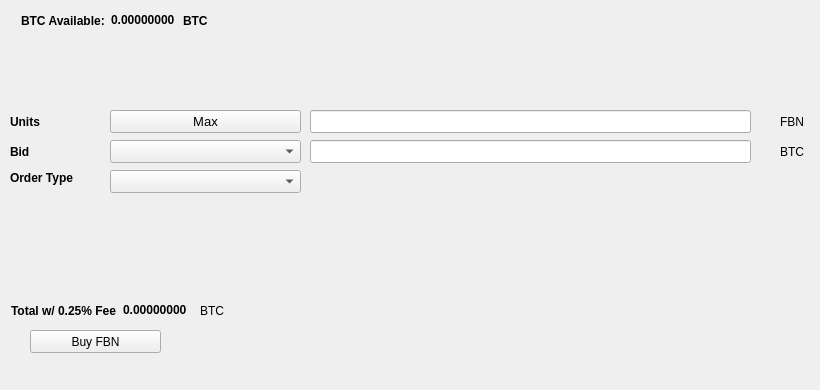
   <widget class="QWidget" name="BuyTab">
    <attribute name="title">
     <string>Buy</string>
    </attribute>
    <widget class="QPushButton" name="BuyFBN">
     <property name="geometry">
      <rect>
       <x>30</x>
       <y>330</y>
       <width>131</width>
       <height>23</height>
      </rect>
     </property>
     <property name="text">
      <string>Buy FBN</string>
     </property>
     <property name="icon">
      <iconset resource="../fivebalance.qrc">
       <normaloff>:/icons/bitcoin</normaloff>:/icons/bitcoin</iconset>
     </property>
    </widget>
    <widget class="QLabel" name="label_3">
     <property name="geometry">
      <rect>
       <x>10</x>
       <y>110</y>
       <width>46</width>
       <height>23</height>
      </rect>
     </property>
     <property name="font">
      <font>
       <weight>75</weight>
       <bold>true</bold>
      </font>
     </property>
     <property name="text">
      <string>Units</string>
     </property>
    </widget>
    <widget class="QLineEdit" name="UnitsInput">
     <property name="geometry">
      <rect>
       <x>310</x>
       <y>110</y>
       <width>441</width>
       <height>23</height>
      </rect>
     </property>
     <property name="font">
      <font>
       <pointsize>9</pointsize>
       <weight>75</weight>
       <bold>true</bold>
      </font>
     </property>
    </widget>
    <widget class="QLineEdit" name="BuyBidPriceEdit">
     <property name="geometry">
      <rect>
       <x>310</x>
       <y>140</y>
       <width>441</width>
       <height>23</height>
      </rect>
     </property>
     <property name="font">
      <font>
       <pointsize>9</pointsize>
       <weight>75</weight>
       <bold>true</bold>
      </font>
     </property>
    </widget>
    <widget class="QLabel" name="label_4">
     <property name="geometry">
      <rect>
       <x>780</x>
       <y>110</y>
       <width>31</width>
       <height>23</height>
      </rect>
     </property>
     <property name="text">
      <string>FBN</string>
     </property>
    </widget>
    <widget class="QLabel" name="label_5">
     <property name="geometry">
      <rect>
       <x>780</x>
       <y>140</y>
       <width>31</width>
       <height>23</height>
      </rect>
     </property>
     <property name="text">
      <string>BTC</string>
     </property>
    </widget>
    <widget class="QLabel" name="label_6">
     <property name="geometry">
      <rect>
       <x>10</x>
       <y>140</y>
       <width>46</width>
       <height>23</height>
      </rect>
     </property>
     <property name="font">
      <font>
       <weight>75</weight>
       <bold>true</bold>
      </font>
     </property>
     <property name="text">
      <string>Bid</string>
     </property>
    </widget>
    <widget class="QLabel" name="label_7">
     <property name="geometry">
      <rect>
       <x>10</x>
       <y>170</y>
       <width>91</width>
       <height>16</height>
      </rect>
     </property>
     <property name="font">
      <font>
       <weight>75</weight>
       <bold>true</bold>
      </font>
     </property>
     <property name="text">
      <string>Order Type</string>
     </property>
    </widget>
    <widget class="QPushButton" name="Buy_Max_Amount">
     <property name="geometry">
      <rect>
       <x>110</x>
       <y>110</y>
       <width>191</width>
       <height>23</height>
      </rect>
     </property>
     <property name="font">
      <font>
       <pointsize>10</pointsize>
      </font>
     </property>
     <property name="text">
      <string>Max</string>
     </property>
    </widget>
    <widget class="QComboBox" name="BuyBidcomboBox">
     <property name="geometry">
      <rect>
       <x>110</x>
       <y>140</y>
       <width>191</width>
       <height>23</height>
      </rect>
     </property>
     <property name="font">
      <font>
       <pointsize>10</pointsize>
      </font>
     </property>
    </widget>
    <widget class="QComboBox" name="buyOrdertypeCombo">
     <property name="geometry">
      <rect>
       <x>110</x>
       <y>170</y>
       <width>191</width>
       <height>23</height>
      </rect>
     </property>
     <property name="font">
      <font>
       <pointsize>10</pointsize>
      </font>
     </property>
    </widget>
    <widget class="QWidget" name="layoutWidget1">
     <property name="geometry">
      <rect>
       <x>21</x>
       <y>11</y>
       <width>227</width>
       <height>19</height>
      </rect>
     </property>
     <layout class="QHBoxLayout" name="horizontalLayout_3">
      <item>
       <widget class="QLabel" name="label232">
        <property name="font">
         <font>
          <weight>75</weight>
          <bold>true</bold>
         </font>
        </property>
        <property name="text">
         <string>BTC Available:</string>
        </property>
       </widget>
      </item>
      <item>
       <widget class="QLabel" name="BtcAvailableLbl">
        <property name="palette">
         <palette>
          <active>
           <colorrole role="WindowText">
            <brush brushstyle="SolidPattern">
             <color alpha="255">
              <red>0</red>
              <green>0</green>
              <blue>0</blue>
             </color>
            </brush>
           </colorrole>
           <colorrole role="Button">
            <brush brushstyle="SolidPattern">
             <color alpha="255">
              <red>0</red>
              <green>170</green>
              <blue>0</blue>
             </color>
            </brush>
           </colorrole>
           <colorrole role="Light">
            <brush brushstyle="SolidPattern">
             <color alpha="255">
              <red>0</red>
              <green>255</green>
              <blue>0</blue>
             </color>
            </brush>
           </colorrole>
           <colorrole role="Midlight">
            <brush brushstyle="SolidPattern">
             <color alpha="255">
              <red>0</red>
              <green>212</green>
              <blue>0</blue>
             </color>
            </brush>
           </colorrole>
           <colorrole role="Dark">
            <brush brushstyle="SolidPattern">
             <color alpha="255">
              <red>0</red>
              <green>85</green>
              <blue>0</blue>
             </color>
            </brush>
           </colorrole>
           <colorrole role="Mid">
            <brush brushstyle="SolidPattern">
             <color alpha="255">
              <red>0</red>
              <green>113</green>
              <blue>0</blue>
             </color>
            </brush>
           </colorrole>
           <colorrole role="Text">
            <brush brushstyle="SolidPattern">
             <color alpha="255">
              <red>0</red>
              <green>170</green>
              <blue>0</blue>
             </color>
            </brush>
           </colorrole>
           <colorrole role="BrightText">
            <brush brushstyle="SolidPattern">
             <color alpha="255">
              <red>255</red>
              <green>255</green>
              <blue>255</blue>
             </color>
            </brush>
           </colorrole>
           <colorrole role="ButtonText">
            <brush brushstyle="SolidPattern">
             <color alpha="255">
              <red>0</red>
              <green>0</green>
              <blue>0</blue>
             </color>
            </brush>
           </colorrole>
           <colorrole role="Base">
            <brush brushstyle="SolidPattern">
             <color alpha="255">
              <red>255</red>
              <green>255</green>
              <blue>255</blue>
             </color>
            </brush>
           </colorrole>
           <colorrole role="Window">
            <brush brushstyle="SolidPattern">
             <color alpha="255">
              <red>0</red>
              <green>170</green>
              <blue>0</blue>
             </color>
            </brush>
           </colorrole>
           <colorrole role="Shadow">
            <brush brushstyle="SolidPattern">
             <color alpha="255">
              <red>0</red>
              <green>0</green>
              <blue>0</blue>
             </color>
            </brush>
           </colorrole>
           <colorrole role="AlternateBase">
            <brush brushstyle="SolidPattern">
             <color alpha="255">
              <red>127</red>
              <green>212</green>
              <blue>127</blue>
             </color>
            </brush>
           </colorrole>
           <colorrole role="ToolTipBase">
            <brush brushstyle="SolidPattern">
             <color alpha="255">
              <red>255</red>
              <green>255</green>
              <blue>220</blue>
             </color>
            </brush>
           </colorrole>
           <colorrole role="ToolTipText">
            <brush brushstyle="SolidPattern">
             <color alpha="255">
              <red>0</red>
              <green>0</green>
              <blue>0</blue>
             </color>
            </brush>
           </colorrole>
          </active>
          <inactive>
           <colorrole role="WindowText">
            <brush brushstyle="SolidPattern">
             <color alpha="255">
              <red>0</red>
              <green>0</green>
              <blue>0</blue>
             </color>
            </brush>
           </colorrole>
           <colorrole role="Button">
            <brush brushstyle="SolidPattern">
             <color alpha="255">
              <red>0</red>
              <green>170</green>
              <blue>0</blue>
             </color>
            </brush>
           </colorrole>
           <colorrole role="Light">
            <brush brushstyle="SolidPattern">
             <color alpha="255">
              <red>0</red>
              <green>255</green>
              <blue>0</blue>
             </color>
            </brush>
           </colorrole>
           <colorrole role="Midlight">
            <brush brushstyle="SolidPattern">
             <color alpha="255">
              <red>0</red>
              <green>212</green>
              <blue>0</blue>
             </color>
            </brush>
           </colorrole>
           <colorrole role="Dark">
            <brush brushstyle="SolidPattern">
             <color alpha="255">
              <red>0</red>
              <green>85</green>
              <blue>0</blue>
             </color>
            </brush>
           </colorrole>
           <colorrole role="Mid">
            <brush brushstyle="SolidPattern">
             <color alpha="255">
              <red>0</red>
              <green>113</green>
              <blue>0</blue>
             </color>
            </brush>
           </colorrole>
           <colorrole role="Text">
            <brush brushstyle="SolidPattern">
             <color alpha="255">
              <red>0</red>
              <green>170</green>
              <blue>0</blue>
             </color>
            </brush>
           </colorrole>
           <colorrole role="BrightText">
            <brush brushstyle="SolidPattern">
             <color alpha="255">
              <red>255</red>
              <green>255</green>
              <blue>255</blue>
             </color>
            </brush>
           </colorrole>
           <colorrole role="ButtonText">
            <brush brushstyle="SolidPattern">
             <color alpha="255">
              <red>0</red>
              <green>0</green>
              <blue>0</blue>
             </color>
            </brush>
           </colorrole>
           <colorrole role="Base">
            <brush brushstyle="SolidPattern">
             <color alpha="255">
              <red>255</red>
              <green>255</green>
              <blue>255</blue>
             </color>
            </brush>
           </colorrole>
           <colorrole role="Window">
            <brush brushstyle="SolidPattern">
             <color alpha="255">
              <red>0</red>
              <green>170</green>
              <blue>0</blue>
             </color>
            </brush>
           </colorrole>
           <colorrole role="Shadow">
            <brush brushstyle="SolidPattern">
             <color alpha="255">
              <red>0</red>
              <green>0</green>
              <blue>0</blue>
             </color>
            </brush>
           </colorrole>
           <colorrole role="AlternateBase">
            <brush brushstyle="SolidPattern">
             <color alpha="255">
              <red>127</red>
              <green>212</green>
              <blue>127</blue>
             </color>
            </brush>
           </colorrole>
           <colorrole role="ToolTipBase">
            <brush brushstyle="SolidPattern">
             <color alpha="255">
              <red>255</red>
              <green>255</green>
              <blue>220</blue>
             </color>
            </brush>
           </colorrole>
           <colorrole role="ToolTipText">
            <brush brushstyle="SolidPattern">
             <color alpha="255">
              <red>0</red>
              <green>0</green>
              <blue>0</blue>
             </color>
            </brush>
           </colorrole>
          </inactive>
          <disabled>
           <colorrole role="WindowText">
            <brush brushstyle="SolidPattern">
             <color alpha="255">
              <red>0</red>
              <green>85</green>
              <blue>0</blue>
             </color>
            </brush>
           </colorrole>
           <colorrole role="Button">
            <brush brushstyle="SolidPattern">
             <color alpha="255">
              <red>0</red>
              <green>170</green>
              <blue>0</blue>
             </color>
            </brush>
           </colorrole>
           <colorrole role="Light">
            <brush brushstyle="SolidPattern">
             <color alpha="255">
              <red>0</red>
              <green>255</green>
              <blue>0</blue>
             </color>
            </brush>
           </colorrole>
           <colorrole role="Midlight">
            <brush brushstyle="SolidPattern">
             <color alpha="255">
              <red>0</red>
              <green>212</green>
              <blue>0</blue>
             </color>
            </brush>
           </colorrole>
           <colorrole role="Dark">
            <brush brushstyle="SolidPattern">
             <color alpha="255">
              <red>0</red>
              <green>85</green>
              <blue>0</blue>
             </color>
            </brush>
           </colorrole>
           <colorrole role="Mid">
            <brush brushstyle="SolidPattern">
             <color alpha="255">
              <red>0</red>
              <green>113</green>
              <blue>0</blue>
             </color>
            </brush>
           </colorrole>
           <colorrole role="Text">
            <brush brushstyle="SolidPattern">
             <color alpha="255">
              <red>0</red>
              <green>85</green>
              <blue>0</blue>
             </color>
            </brush>
           </colorrole>
           <colorrole role="BrightText">
            <brush brushstyle="SolidPattern">
             <color alpha="255">
              <red>255</red>
              <green>255</green>
              <blue>255</blue>
             </color>
            </brush>
           </colorrole>
           <colorrole role="ButtonText">
            <brush brushstyle="SolidPattern">
             <color alpha="255">
              <red>0</red>
              <green>85</green>
              <blue>0</blue>
             </color>
            </brush>
           </colorrole>
           <colorrole role="Base">
            <brush brushstyle="SolidPattern">
             <color alpha="255">
              <red>0</red>
              <green>170</green>
              <blue>0</blue>
             </color>
            </brush>
           </colorrole>
           <colorrole role="Window">
            <brush brushstyle="SolidPattern">
             <color alpha="255">
              <red>0</red>
              <green>170</green>
              <blue>0</blue>
             </color>
            </brush>
           </colorrole>
           <colorrole role="Shadow">
            <brush brushstyle="SolidPattern">
             <color alpha="255">
              <red>0</red>
              <green>0</green>
              <blue>0</blue>
             </color>
            </brush>
           </colorrole>
           <colorrole role="AlternateBase">
            <brush brushstyle="SolidPattern">
             <color alpha="255">
              <red>0</red>
              <green>170</green>
              <blue>0</blue>
             </color>
            </brush>
           </colorrole>
           <colorrole role="ToolTipBase">
            <brush brushstyle="SolidPattern">
             <color alpha="255">
              <red>255</red>
              <green>255</green>
              <blue>220</blue>
             </color>
            </brush>
           </colorrole>
           <colorrole role="ToolTipText">
            <brush brushstyle="SolidPattern">
             <color alpha="255">
              <red>0</red>
              <green>0</green>
              <blue>0</blue>
             </color>
            </brush>
           </colorrole>
          </disabled>
         </palette>
        </property>
        <property name="font">
         <font>
          <weight>75</weight>
          <bold>true</bold>
         </font>
        </property>
        <property name="text">
         <string>0.00000000</string>
        </property>
        <property name="textInteractionFlags">
         <set>Qt::LinksAccessibleByMouse|Qt::TextSelectableByKeyboard|Qt::TextSelectableByMouse</set>
        </property>
       </widget>
      </item>
      <item>
       <widget class="QLabel" name="BtcAvailableLbl_2">
        <property name="font">
         <font>
          <weight>75</weight>
          <bold>true</bold>
         </font>
        </property>
        <property name="text">
         <string>BTC</string>
        </property>
       </widget>
      </item>
     </layout>
    </widget>
    <widget class="QWidget" name="layoutWidge2">
     <property name="geometry">
      <rect>
       <x>11</x>
       <y>301</y>
       <width>259</width>
       <height>19</height>
      </rect>
     </property>
     <layout class="QHBoxLayout" name="horizontalLayout_4">
      <item>
       <widget class="QLabel" name="label_9">
        <property name="font">
         <font>
          <weight>75</weight>
          <bold>true</bold>
         </font>
        </property>
        <property name="text">
         <string>Total w/ 0.25% Fee</string>
        </property>
       </widget>
      </item>
      <item>
       <widget class="QLabel" name="BuyCostLabel">
        <property name="palette">
         <palette>
          <active>
           <colorrole role="WindowText">
            <brush brushstyle="SolidPattern">
             <color alpha="255">
              <red>0</red>
              <green>0</green>
              <blue>0</blue>
             </color>
            </brush>
           </colorrole>
           <colorrole role="Button">
            <brush brushstyle="SolidPattern">
             <color alpha="255">
              <red>0</red>
              <green>170</green>
              <blue>0</blue>
             </color>
            </brush>
           </colorrole>
           <colorrole role="Light">
            <brush brushstyle="SolidPattern">
             <color alpha="255">
              <red>0</red>
              <green>255</green>
              <blue>0</blue>
             </color>
            </brush>
           </colorrole>
           <colorrole role="Midlight">
            <brush brushstyle="SolidPattern">
             <color alpha="255">
              <red>0</red>
              <green>212</green>
              <blue>0</blue>
             </color>
            </brush>
           </colorrole>
           <colorrole role="Dark">
            <brush brushstyle="SolidPattern">
             <color alpha="255">
              <red>0</red>
              <green>85</green>
              <blue>0</blue>
             </color>
            </brush>
           </colorrole>
           <colorrole role="Mid">
            <brush brushstyle="SolidPattern">
             <color alpha="255">
              <red>0</red>
              <green>113</green>
              <blue>0</blue>
             </color>
            </brush>
           </colorrole>
           <colorrole role="Text">
            <brush brushstyle="SolidPattern">
             <color alpha="255">
              <red>0</red>
              <green>170</green>
              <blue>0</blue>
             </color>
            </brush>
           </colorrole>
           <colorrole role="BrightText">
            <brush brushstyle="SolidPattern">
             <color alpha="255">
              <red>255</red>
              <green>255</green>
              <blue>255</blue>
             </color>
            </brush>
           </colorrole>
           <colorrole role="ButtonText">
            <brush brushstyle="SolidPattern">
             <color alpha="255">
              <red>0</red>
              <green>0</green>
              <blue>0</blue>
             </color>
            </brush>
           </colorrole>
           <colorrole role="Base">
            <brush brushstyle="SolidPattern">
             <color alpha="255">
              <red>255</red>
              <green>255</green>
              <blue>255</blue>
             </color>
            </brush>
           </colorrole>
           <colorrole role="Window">
            <brush brushstyle="SolidPattern">
             <color alpha="255">
              <red>0</red>
              <green>170</green>
              <blue>0</blue>
             </color>
            </brush>
           </colorrole>
           <colorrole role="Shadow">
            <brush brushstyle="SolidPattern">
             <color alpha="255">
              <red>0</red>
              <green>0</green>
              <blue>0</blue>
             </color>
            </brush>
           </colorrole>
           <colorrole role="AlternateBase">
            <brush brushstyle="SolidPattern">
             <color alpha="255">
              <red>127</red>
              <green>212</green>
              <blue>127</blue>
             </color>
            </brush>
           </colorrole>
           <colorrole role="ToolTipBase">
            <brush brushstyle="SolidPattern">
             <color alpha="255">
              <red>255</red>
              <green>255</green>
              <blue>220</blue>
             </color>
            </brush>
           </colorrole>
           <colorrole role="ToolTipText">
            <brush brushstyle="SolidPattern">
             <color alpha="255">
              <red>0</red>
              <green>0</green>
              <blue>0</blue>
             </color>
            </brush>
           </colorrole>
          </active>
          <inactive>
           <colorrole role="WindowText">
            <brush brushstyle="SolidPattern">
             <color alpha="255">
              <red>0</red>
              <green>0</green>
              <blue>0</blue>
             </color>
            </brush>
           </colorrole>
           <colorrole role="Button">
            <brush brushstyle="SolidPattern">
             <color alpha="255">
              <red>0</red>
              <green>170</green>
              <blue>0</blue>
             </color>
            </brush>
           </colorrole>
           <colorrole role="Light">
            <brush brushstyle="SolidPattern">
             <color alpha="255">
              <red>0</red>
              <green>255</green>
              <blue>0</blue>
             </color>
            </brush>
           </colorrole>
           <colorrole role="Midlight">
            <brush brushstyle="SolidPattern">
             <color alpha="255">
              <red>0</red>
              <green>212</green>
              <blue>0</blue>
             </color>
            </brush>
           </colorrole>
           <colorrole role="Dark">
            <brush brushstyle="SolidPattern">
             <color alpha="255">
              <red>0</red>
              <green>85</green>
              <blue>0</blue>
             </color>
            </brush>
           </colorrole>
           <colorrole role="Mid">
            <brush brushstyle="SolidPattern">
             <color alpha="255">
              <red>0</red>
              <green>113</green>
              <blue>0</blue>
             </color>
            </brush>
           </colorrole>
           <colorrole role="Text">
            <brush brushstyle="SolidPattern">
             <color alpha="255">
              <red>0</red>
              <green>170</green>
              <blue>0</blue>
             </color>
            </brush>
           </colorrole>
           <colorrole role="BrightText">
            <brush brushstyle="SolidPattern">
             <color alpha="255">
              <red>255</red>
              <green>255</green>
              <blue>255</blue>
             </color>
            </brush>
           </colorrole>
           <colorrole role="ButtonText">
            <brush brushstyle="SolidPattern">
             <color alpha="255">
              <red>0</red>
              <green>0</green>
              <blue>0</blue>
             </color>
            </brush>
           </colorrole>
           <colorrole role="Base">
            <brush brushstyle="SolidPattern">
             <color alpha="255">
              <red>255</red>
              <green>255</green>
              <blue>255</blue>
             </color>
            </brush>
           </colorrole>
           <colorrole role="Window">
            <brush brushstyle="SolidPattern">
             <color alpha="255">
              <red>0</red>
              <green>170</green>
              <blue>0</blue>
             </color>
            </brush>
           </colorrole>
           <colorrole role="Shadow">
            <brush brushstyle="SolidPattern">
             <color alpha="255">
              <red>0</red>
              <green>0</green>
              <blue>0</blue>
             </color>
            </brush>
           </colorrole>
           <colorrole role="AlternateBase">
            <brush brushstyle="SolidPattern">
             <color alpha="255">
              <red>127</red>
              <green>212</green>
              <blue>127</blue>
             </color>
            </brush>
           </colorrole>
           <colorrole role="ToolTipBase">
            <brush brushstyle="SolidPattern">
             <color alpha="255">
              <red>255</red>
              <green>255</green>
              <blue>220</blue>
             </color>
            </brush>
           </colorrole>
           <colorrole role="ToolTipText">
            <brush brushstyle="SolidPattern">
             <color alpha="255">
              <red>0</red>
              <green>0</green>
              <blue>0</blue>
             </color>
            </brush>
           </colorrole>
          </inactive>
          <disabled>
           <colorrole role="WindowText">
            <brush brushstyle="SolidPattern">
             <color alpha="255">
              <red>0</red>
              <green>85</green>
              <blue>0</blue>
             </color>
            </brush>
           </colorrole>
           <colorrole role="Button">
            <brush brushstyle="SolidPattern">
             <color alpha="255">
              <red>0</red>
              <green>170</green>
              <blue>0</blue>
             </color>
            </brush>
           </colorrole>
           <colorrole role="Light">
            <brush brushstyle="SolidPattern">
             <color alpha="255">
              <red>0</red>
              <green>255</green>
              <blue>0</blue>
             </color>
            </brush>
           </colorrole>
           <colorrole role="Midlight">
            <brush brushstyle="SolidPattern">
             <color alpha="255">
              <red>0</red>
              <green>212</green>
              <blue>0</blue>
             </color>
            </brush>
           </colorrole>
           <colorrole role="Dark">
            <brush brushstyle="SolidPattern">
             <color alpha="255">
              <red>0</red>
              <green>85</green>
              <blue>0</blue>
             </color>
            </brush>
           </colorrole>
           <colorrole role="Mid">
            <brush brushstyle="SolidPattern">
             <color alpha="255">
              <red>0</red>
              <green>113</green>
              <blue>0</blue>
             </color>
            </brush>
           </colorrole>
           <colorrole role="Text">
            <brush brushstyle="SolidPattern">
             <color alpha="255">
              <red>0</red>
              <green>85</green>
              <blue>0</blue>
             </color>
            </brush>
           </colorrole>
           <colorrole role="BrightText">
            <brush brushstyle="SolidPattern">
             <color alpha="255">
              <red>255</red>
              <green>255</green>
              <blue>255</blue>
             </color>
            </brush>
           </colorrole>
           <colorrole role="ButtonText">
            <brush brushstyle="SolidPattern">
             <color alpha="255">
              <red>0</red>
              <green>85</green>
              <blue>0</blue>
             </color>
            </brush>
           </colorrole>
           <colorrole role="Base">
            <brush brushstyle="SolidPattern">
             <color alpha="255">
              <red>0</red>
              <green>170</green>
              <blue>0</blue>
             </color>
            </brush>
           </colorrole>
           <colorrole role="Window">
            <brush brushstyle="SolidPattern">
             <color alpha="255">
              <red>0</red>
              <green>170</green>
              <blue>0</blue>
             </color>
            </brush>
           </colorrole>
           <colorrole role="Shadow">
            <brush brushstyle="SolidPattern">
             <color alpha="255">
              <red>0</red>
              <green>0</green>
              <blue>0</blue>
             </color>
            </brush>
           </colorrole>
           <colorrole role="AlternateBase">
            <brush brushstyle="SolidPattern">
             <color alpha="255">
              <red>0</red>
              <green>170</green>
              <blue>0</blue>
             </color>
            </brush>
           </colorrole>
           <colorrole role="ToolTipBase">
            <brush brushstyle="SolidPattern">
             <color alpha="255">
              <red>255</red>
              <green>255</green>
              <blue>220</blue>
             </color>
            </brush>
           </colorrole>
           <colorrole role="ToolTipText">
            <brush brushstyle="SolidPattern">
             <color alpha="255">
              <red>0</red>
              <green>0</green>
              <blue>0</blue>
             </color>
            </brush>
           </colorrole>
          </disabled>
         </palette>
        </property>
        <property name="font">
         <font>
          <weight>75</weight>
          <bold>true</bold>
         </font>
        </property>
        <property name="autoFillBackground">
         <bool>false</bool>
        </property>
        <property name="text">
         <string>0.00000000</string>
        </property>
        <property name="textInteractionFlags">
         <set>Qt::LinksAccessibleByMouse|Qt::TextSelectableByMouse</set>
        </property>
       </widget>
      </item>
      <item>
       <widget class="QLabel" name="label_10">
        <property name="font">
         <font>
          <weight>50</weight>
          <bold>false</bold>
         </font>
        </property>
        <property name="text">
         <string>BTC</string>
        </property>
       </widget>
      </item>
     </layout>
    </widget>
    <widget class="QLabel" name="label_24">
     <property name="geometry">
      <rect>
       <x>460</x>
       <y>300</y>
       <width>281</width>
       <height>81</height>
      </rect>
     </property>
     <property name="text">
      <string/>
     </property>
     <property name="pixmap">
      <pixmap>:/images/bittrex</pixmap>
     </property>
    </widget>
   </widget>
